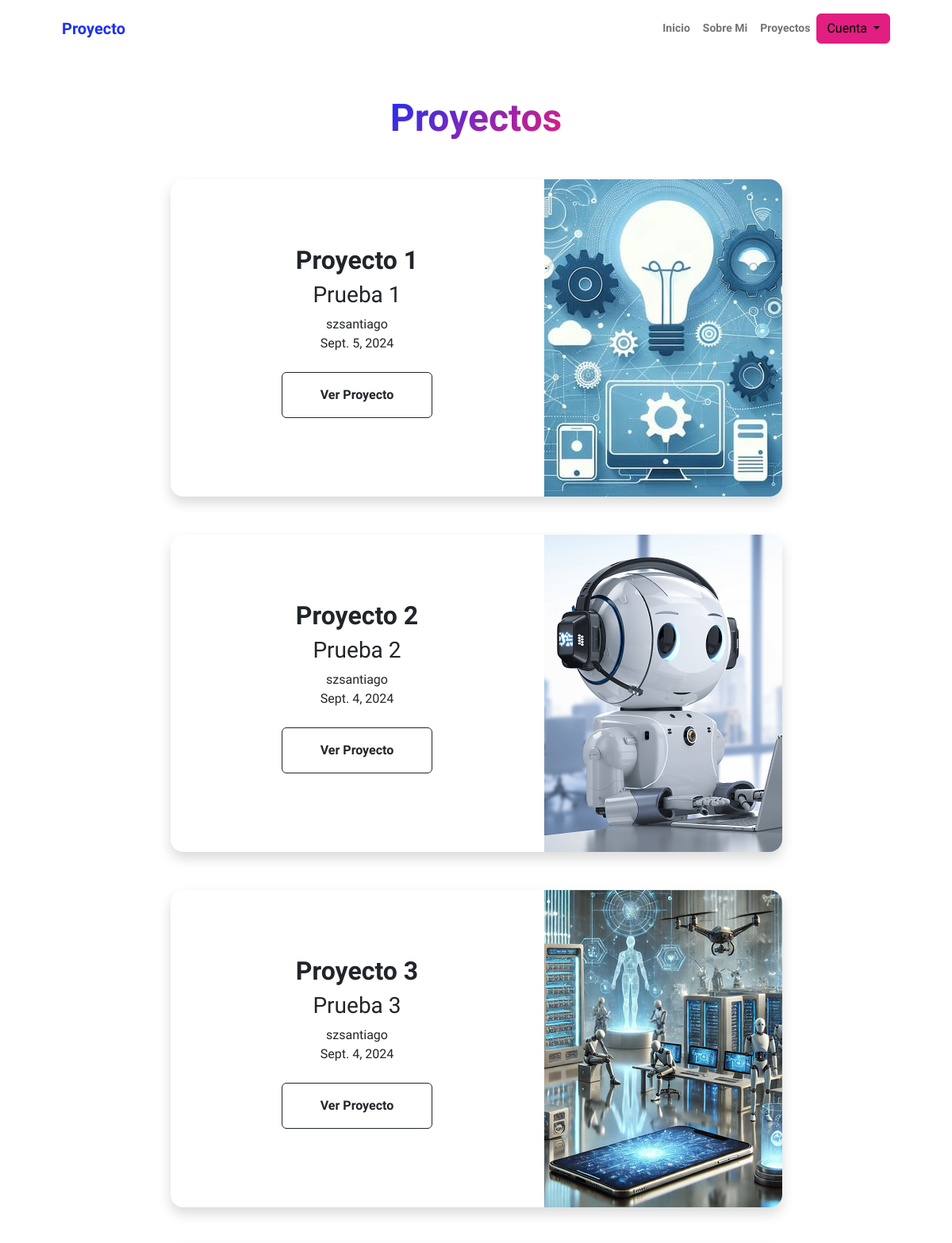
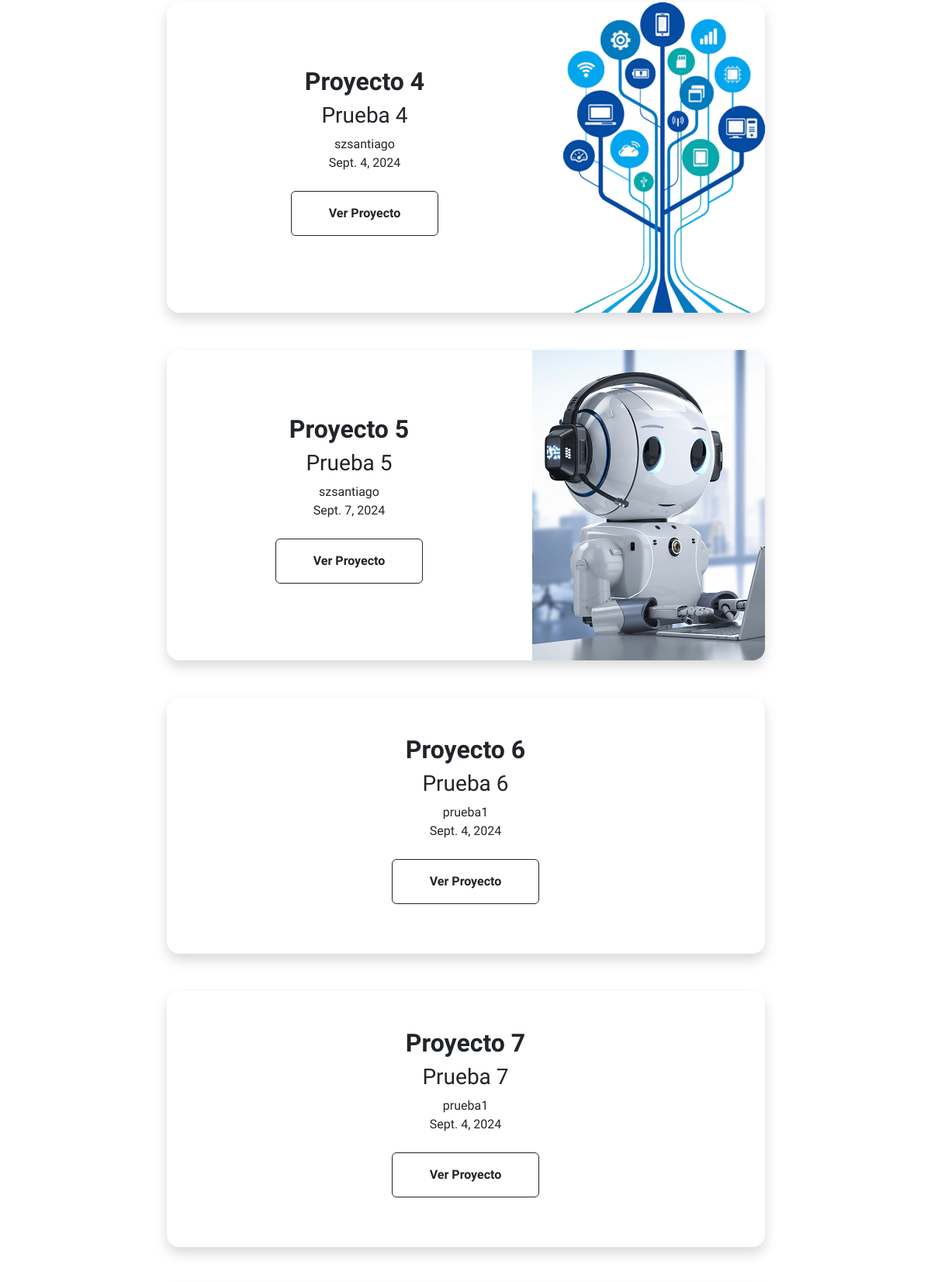
The page /proyectos/ (upper part) on the database its author committed (2 pictures, top to bottom).
### AppPrincipal/models.py (models this page shows, shortened)
class Proyecto (models.Model):
    titulo = models.CharField(max_length=40)
    subtitulo = models.CharField(max_length=40)
    descripcion = models.CharField(max_length=2000)
    fecha = models.DateField()
    imagen = models.ForeignKey('ImagenProyecto', on_delete=models.SET_NULL, null=True, blank=True, related_name='proyectos')
    autor = models.ForeignKey(Usuario, on_delete=models.CASCADE)

class ImagenProyecto(models.Model):
    imagen = models.ImageField(upload_to='imagen', null=True, blank=True)

### AppPrincipal/views.py (the view)
# urls.py: path('proyectos/', views.ProyectoListView.as_view(), name='proyectos'),
class ProyectoListView(ListView):
    queryset = Proyecto.objects.all()
    context_object_name = "proyectos"
    template_name = "appprincipal/proyectos.html"

### AppPrincipal/templates/appprincipal/proyectos.html (shortened to what this page needs)
{% extends "appprincipal/index.html" %}
{% load static %}
    {% block contenidoQueCambia %}
    <section class="py-5">
        <div class="container px-5 mb-5">
            {%if proyectos%}
            <div class="text-center mb-5">
                <h1 class="display-5 fw-bolder mb-0"><span class="text-gradient d-inline">Proyectos</span></h1>
            </div>
            <div class="row gx-5 justify-content-center">
                <div class="col-lg-11 col-xl-9 col-xxl-8">
                    {% for proyecto in proyectos %}
                    <div class="card overflow-hidden shadow rounded-4 border-0 mb-5">
                        <div class="card-body p-0">
                            <div class="d-flex align-items-center justify-content-center">
                                <div class="p-5 text-center" style="width: 100%;">
                                    <h2 class="fw-bolder">{{proyecto.titulo}}</h2>
                                    <h3>{{proyecto.subtitulo}}</h3>
                                    <p>
                                        {{proyecto.autor}}<br>
                                        {{proyecto.fecha}}<br><br>
                                    <a class="btn btn-outline-dark btn-m px-5 py-3 fs-6 fw-bolder"
                                        href="{%url 'detalleProyecto' proyecto.id%}">Ver Proyecto</a>
                                    </p>
                                </div>
                                <img class="img-fluid" src="{{proyecto.imagen.imagen.url}}" alt="">
                            </div>
                        </div>
                    </div>
                    {%endfor%}
                </div>
            </div>
            {%else%}
            <div class="text-center mb-5">
                <h1 class="display-5 fw-bolder mb-0"><span class="text-gradient d-inline">No hay proyectos</span></h1>
            </div>
            {%endif%}
        </div>
    </section>
    {% endblock %}

### AppPrincipal/templates/appprincipal/index.html (shortened to what this page needs)
{% load static %}
<!DOCTYPE html>
<html lang="en">
    <head>
        <link href="https://cdn.jsdelivr.net/npm/bootstrap-icons@1.8.1/font/bootstrap-icons.css" rel="stylesheet" />
        <link href="{% static 'appprincipal/css/styles.css' %}" rel="stylesheet" />
    </head>
    <body class="d-flex flex-column h-100">
        <main class="flex-shrink-0">
            <nav class="navbar navbar-expand-lg navbar-light bg-white py-3">
                <div class="container px-5">
                    {% if request.user.is_authenticated %}
                    <a class="navbar-brand" href="{%url 'inicio'%}"><span class="fw-bolder text-primary">{{request.user.first_name}}</span></a>
                    {% else %}
                    <a class="navbar-brand" href="{%url 'inicio'%}"><span class="fw-bolder text-primary">Proyecto</span></a>
                    {% endif %}
                    <div class="collapse navbar-collapse" id="navbarSupportedContent">
                        <ul class="navbar-nav ms-auto mb-2 mb-lg-0 small fw-bolder">
                            <li class="nav-item"><a class="nav-link" href="{%url 'inicio'%}">Inicio</a></li>
                            <li class="nav-item"><a class="nav-link" href="{%url 'sobremi'%}">Sobre Mi</a></li>
                            <li class="nav-item"><a class="nav-link" href="{%url 'proyectos'%}">Proyectos</a></li>
                            {% if request.user.is_authenticated %}
                            <div class="dropdown">
                                <button class="btn btn-secondary dropdown-toggle" type="button" id="dropdownMenuButton1" data-bs-toggle="dropdown" aria-expanded="false">
                                    {% if request.user.imagen.imagen.url %}
                                    <img src="{{request.user.imagen.imagen.url}}" alt="" style="height: 25px; width: 25px; border-radius: 50%; margin-right: 10px;">
                                    {% endif %}
                                    {{ request.user.username }}
                                </button>
                                <ul class="dropdown-menu" aria-labelledby="dropdownMenuButton1">
                                    <li><a class="dropdown-item" href="{%url 'editarUsuario'%}">Editar cuenta</a></li>
                                    <li><a class="dropdown-item" href="{%url 'logout'%}">Cerrar sesión</a></li>
                                </ul>
                            </div>
                            {% else %}
                            <div class="dropdown">
                                <button class="btn btn-secondary dropdown-toggle" type="button" id="dropdownMenuButton1" data-bs-toggle="dropdown" aria-expanded="false">
                                    Cuenta
                                </button>
                            </div>
                            {% endif %}
                        </ul>
                    </div>
                </div>
            </nav>
            {% block contenidoQueCambia %}{% endblock %}
        </main>
    </body>
</html>

### rows shown on the page
Proyecto: titulo "Proyecto 1", subtitulo "Prueba 1", autor "szsantiago", fecha "Sept. 5, 2024", imagen.imagen (picture)
Proyecto: titulo "Proyecto 2", subtitulo "Prueba 2", autor "szsantiago", fecha "Sept. 4, 2024", imagen.imagen (picture)
Proyecto: titulo "Proyecto 3", subtitulo "Prueba 3", autor "szsantiago", fecha "Sept. 4, 2024", imagen.imagen (picture)
Proyecto: titulo "Proyecto 4", subtitulo "Prueba 4", autor "szsantiago", fecha "Sept. 4, 2024", imagen.imagen (picture)
Proyecto: titulo "Proyecto 5", subtitulo "Prueba 5", autor "szsantiago", fecha "Sept. 7, 2024", imagen.imagen (picture)
Proyecto: titulo "Proyecto 6", subtitulo "Prueba 6", autor "prueba1", fecha "Sept. 4, 2024"
Proyecto: titulo "Proyecto 7", subtitulo "Prueba 7", autor "prueba1", fecha "Sept. 4, 2024"
